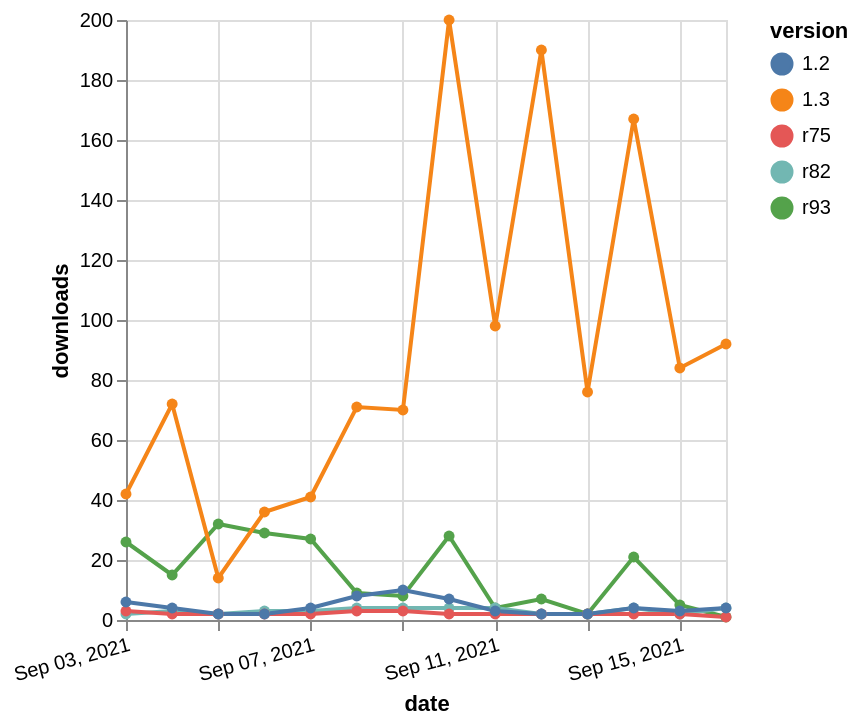

The specification (Vega-Lite) saved for this image:
### Vega-Lite specification from a JSON file in a GitHub repository (floating-point values rounded to 4 significant figures)
{"$schema": "https://vega.github.io/schema/vega-lite/v5.json", "description": "A simple bar chart with embedded data.", "data": {"values": [{"date": "2021-09-03", "total": 12025, "delta": 26, "version": "r93"}, {"date": "2021-09-04", "total": 12040, "delta": 15, "version": "r93"}, {"date": "2021-09-05", "total": 12072, "delta": 32, "version": "r93"}, {"date": "2021-09-06", "total": 12101, "delta": 29, "version": "r93"}, {"date": "2021-09-07", "total": 12128, "delta": 27, "version": "r93"}, {"date": "2021-09-08", "total": 12137, "delta": 9, "version": "r93"}, {"date": "2021-09-09", "total": 12145, "delta": 8, "version": "r93"}, {"date": "2021-09-10", "total": 12173, "delta": 28, "version": "r93"}, {"date": "2021-09-11", "total": 12177, "delta": 4, "version": "r93"}, {"date": "2021-09-12", "total": 12184, "delta": 7, "version": "r93"}, {"date": "2021-09-13", "total": 12186, "delta": 2, "version": "r93"}, {"date": "2021-09-14", "total": 12207, "delta": 21, "version": "r93"}, {"date": "2021-09-15", "total": 12212, "delta": 5, "version": "r93"}, {"date": "2021-09-16", "total": 12213, "delta": 1, "version": "r93"}, {"date": "2021-09-03", "total": 60852, "delta": 42, "version": "1.3"}, {"date": "2021-09-04", "total": 60924, "delta": 72, "version": "1.3"}, {"date": "2021-09-05", "total": 60938, "delta": 14, "version": "1.3"}, {"date": "2021-09-06", "total": 60974, "delta": 36, "version": "1.3"}, {"date": "2021-09-07", "total": 61015, "delta": 41, "version": "1.3"}, {"date": "2021-09-08", "total": 61086, "delta": 71, "version": "1.3"}, {"date": "2021-09-09", "total": 61156, "delta": 70, "version": "1.3"}, {"date": "2021-09-10", "total": 61356, "delta": 200, "version": "1.3"}, {"date": "2021-09-11", "total": 61454, "delta": 98, "version": "1.3"}, {"date": "2021-09-12", "total": 61644, "delta": 190, "version": "1.3"}, {"date": "2021-09-13", "total": 61720, "delta": 76, "version": "1.3"}, {"date": "2021-09-14", "total": 61887, "delta": 167, "version": "1.3"}, {"date": "2021-09-15", "total": 61971, "delta": 84, "version": "1.3"}, {"date": "2021-09-16", "total": 62063, "delta": 92, "version": "1.3"}, {"date": "2021-09-03", "total": 5381, "delta": 2, "version": "r82"}, {"date": "2021-09-04", "total": 5384, "delta": 3, "version": "r82"}, {"date": "2021-09-05", "total": 5386, "delta": 2, "version": "r82"}, {"date": "2021-09-06", "total": 5389, "delta": 3, "version": "r82"}, {"date": "2021-09-07", "total": 5392, "delta": 3, "version": "r82"}, {"date": "2021-09-08", "total": 5396, "delta": 4, "version": "r82"}, {"date": "2021-09-09", "total": 5400, "delta": 4, "version": "r82"}, {"date": "2021-09-10", "total": 5404, "delta": 4, "version": "r82"}, {"date": "2021-09-11", "total": 5408, "delta": 4, "version": "r82"}, {"date": "2021-09-12", "total": 5410, "delta": 2, "version": "r82"}, {"date": "2021-09-13", "total": 5412, "delta": 2, "version": "r82"}, {"date": "2021-09-14", "total": 5416, "delta": 4, "version": "r82"}, {"date": "2021-09-15", "total": 5418, "delta": 2, "version": "r82"}, {"date": "2021-09-16", "total": 5422, "delta": 4, "version": "r82"}, {"date": "2021-09-03", "total": 2820, "delta": 3, "version": "r75"}, {"date": "2021-09-04", "total": 2822, "delta": 2, "version": "r75"}, {"date": "2021-09-05", "total": 2824, "delta": 2, "version": "r75"}, {"date": "2021-09-06", "total": 2826, "delta": 2, "version": "r75"}, {"date": "2021-09-07", "total": 2828, "delta": 2, "version": "r75"}, {"date": "2021-09-08", "total": 2831, "delta": 3, "version": "r75"}, {"date": "2021-09-09", "total": 2834, "delta": 3, "version": "r75"}, {"date": "2021-09-10", "total": 2836, "delta": 2, "version": "r75"}, {"date": "2021-09-11", "total": 2838, "delta": 2, "version": "r75"}, {"date": "2021-09-12", "total": 2840, "delta": 2, "version": "r75"}, {"date": "2021-09-13", "total": 2842, "delta": 2, "version": "r75"}, {"date": "2021-09-14", "total": 2844, "delta": 2, "version": "r75"}, {"date": "2021-09-15", "total": 2846, "delta": 2, "version": "r75"}, {"date": "2021-09-16", "total": 2847, "delta": 1, "version": "r75"}, {"date": "2021-09-03", "total": 25393, "delta": 6, "version": "1.2"}, {"date": "2021-09-04", "total": 25397, "delta": 4, "version": "1.2"}, {"date": "2021-09-05", "total": 25399, "delta": 2, "version": "1.2"}, {"date": "2021-09-06", "total": 25401, "delta": 2, "version": "1.2"}, {"date": "2021-09-07", "total": 25405, "delta": 4, "version": "1.2"}, {"date": "2021-09-08", "total": 25413, "delta": 8, "version": "1.2"}, {"date": "2021-09-09", "total": 25423, "delta": 10, "version": "1.2"}, {"date": "2021-09-10", "total": 25430, "delta": 7, "version": "1.2"}, {"date": "2021-09-11", "total": 25433, "delta": 3, "version": "1.2"}, {"date": "2021-09-12", "total": 25435, "delta": 2, "version": "1.2"}, {"date": "2021-09-13", "total": 25437, "delta": 2, "version": "1.2"}, {"date": "2021-09-14", "total": 25441, "delta": 4, "version": "1.2"}, {"date": "2021-09-15", "total": 25444, "delta": 3, "version": "1.2"}, {"date": "2021-09-16", "total": 25448, "delta": 4, "version": "1.2"}]}, "width": "container", "mark": {"type": "line", "point": {"filled": true}}, "encoding": {"x": {"field": "date", "type": "temporal", "timeUnit": "yearmonthdate", "title": "date", "axis": {"labelAngle": -15}}, "y": {"field": "delta", "type": "quantitative", "title": "downloads"}, "color": {"field": "version", "type": "nominal"}, "tooltip": {"field": "delta"}}}
